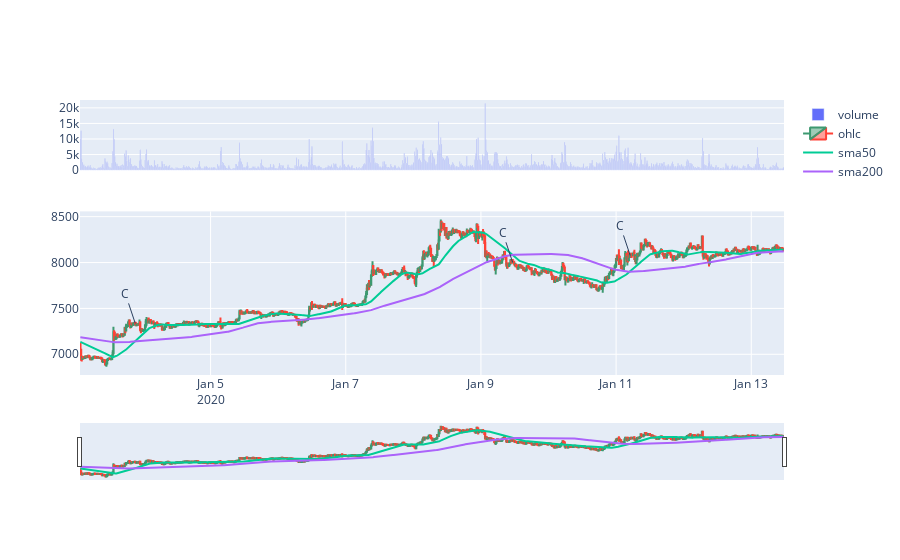

Notebook code for this chart:
### Code cell
import plotly.graph_objects as go
from plotly.subplots import make_subplots

df_split = df[:1000]

fig=make_subplots(rows=2, cols=1, shared_xaxes=True, row_heights=[0.3,0.7])

candle = go.Candlestick(name ='ohlc',
                        x=df_split['datetime'],
                        open=df_split['open'],
                        high=df_split['high'],
                        low=df_split['low'],
                        close=df_split['close'])

sma50= go.Scatter(name ='sma50',x=df_split['datetime'], y=df_split['sma50'])
sma200 = go.Scatter(name ='sma200',x=df_split['datetime'], y=df_split['sma200'])


volume = go.Bar(name='volume',
                x=df_split['datetime'],
                y=df_split['volume'])

fig.add_trace(volume,row=1,col=1)
fig.add_trace(candle,row=2,col=1)

fig.add_trace(sma50,row=2,col=1)
fig.add_trace(sma200,row=2,col=1)


# up , down 표시
for idx in df_split.index:
    if df_split.loc[idx,'open_close_check']==1:
        fig.add_annotation(
                x=df_split.loc[idx,'datetime'],
                y=df_split.loc[idx,'close'],
                text='C',row=2,col=1
                )

fig.show()

### Figure 1 — Plotly figure (JSON) as saved in the notebook; plotly's stock layout.template omitted (floating-point values rounded to 4 significant figures; data arrays with more than 128 entries replaced by an {"elided": "..."} marker saying what was removed)
{"data": [{"name": "volume", "type": "bar", "x": {"elided": "1000 str values"}, "xaxis": "x", "y": {"elided": "1000 float values"}, "yaxis": "y"}, {"close": {"elided": "1000 float values"}, "high": {"elided": "1000 float values"}, "low": {"elided": "1000 float values"}, "name": "ohlc", "open": {"elided": "1000 float values"}, "type": "candlestick", "x": {"elided": "1000 str values"}, "xaxis": "x2", "yaxis": "y2"}, {"name": "sma50", "type": "scatter", "x": {"elided": "1000 str values"}, "xaxis": "x2", "y": {"elided": "1000 float values"}, "yaxis": "y2"}, {"name": "sma200", "type": "scatter", "x": {"elided": "1000 str values"}, "xaxis": "x2", "y": {"elided": "1000 float values"}, "yaxis": "y2"}], "layout": {"annotations": [{"text": "C", "x": "2020-01-03 21:15:00", "xref": "x2", "y": 7337.0, "yref": "y2"}, {"text": "C", "x": "2020-01-09 11:15:00", "xref": "x2", "y": 8003.0, "yref": "y2"}, {"text": "C", "x": "2020-01-11 05:00:00", "xref": "x2", "y": 8078.0, "yref": "y2"}], "xaxis": {"anchor": "y", "domain": [0, 1], "matches": "x2", "showticklabels": false}, "xaxis2": {"anchor": "y2", "domain": [0, 1]}, "yaxis": {"anchor": "x", "domain": [0.745, 1]}, "yaxis2": {"anchor": "x2", "domain": [0, 0.595]}}}
